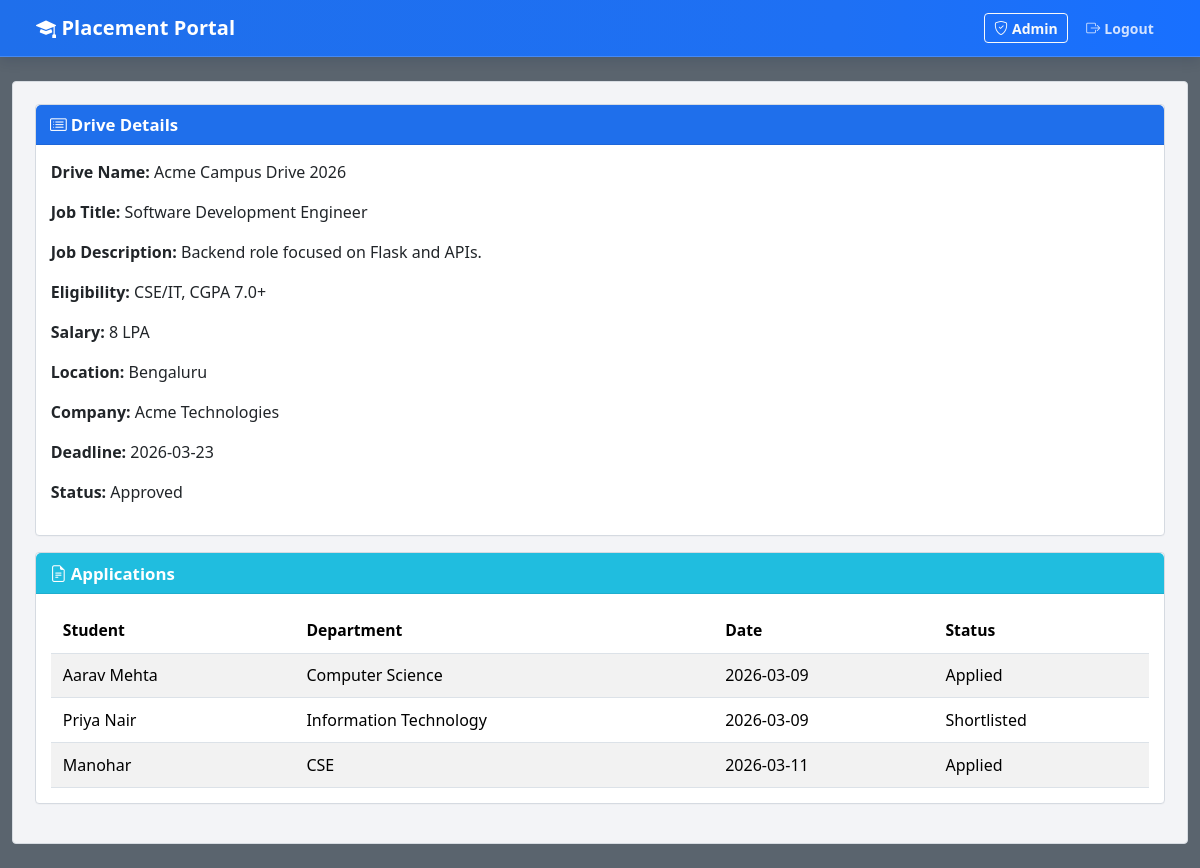
/admin/drive/1 (signed in), run on the app's committed database.
### models.py (models this page shows, shortened)
class PlacementDrive(db.Model):
    __tablename__ = "placement_drives"
    id = db.Column(db.Integer, primary_key=True)
    company_id = db.Column(db.Integer, db.ForeignKey("companies.id"), nullable=False)
    drive_name = db.Column(db.String(150), nullable=False)
    job_title = db.Column(db.String(150), nullable=False)
    job_description = db.Column(db.Text, nullable=False)
    eligibility = db.Column(db.Text, nullable=False)
    salary = db.Column(db.String(80), nullable=False)
    location = db.Column(db.String(120), nullable=False)
    application_deadline = db.Column(db.Date, nullable=False)
    status = db.Column(db.String(30), default="Pending", nullable=False)
    company = db.relationship("Company", back_populates="drives")
    applications = db.relationship("Application", back_populates="drive", cascade="all, delete-orphan")

class Company(UserMixin, db.Model):
    __tablename__ = "companies"
    id = db.Column(db.Integer, primary_key=True)
    company_name = db.Column(db.String(150), nullable=False)
    hr_contact = db.Column(db.String(120), nullable=False)
    website = db.Column(db.String(255), nullable=True)
    email = db.Column(db.String(120), unique=True, nullable=False)
    password = db.Column(db.String(255), nullable=False)
    approval_status = db.Column(db.String(30), default="Pending", nullable=False)
    is_blacklisted = db.Column(db.Boolean, default=False, nullable=False)
    drives = db.relationship("PlacementDrive", back_populates="company", cascade="all, delete-orphan")

class Application(db.Model):
    __tablename__ = "applications"
    __table_args__ = (
        db.UniqueConstraint("student_id", "drive_id", name="uq_student_drive"),
    )
    id = db.Column(db.Integer, primary_key=True)
    student_id = db.Column(db.Integer, db.ForeignKey("students.id"), nullable=False)
    drive_id = db.Column(db.Integer, db.ForeignKey("placement_drives.id"), nullable=False)
    application_date = db.Column(db.Date, nullable=False, default=date.today)
    status = db.Column(db.String(30), nullable=False, default="Applied")
    student = db.relationship("Student", back_populates="applications")
    drive = db.relationship("PlacementDrive", back_populates="applications")

class Student(UserMixin, db.Model):
    __tablename__ = "students"
    id = db.Column(db.Integer, primary_key=True)
    name = db.Column(db.String(120), nullable=False)
    email = db.Column(db.String(120), unique=True, nullable=False)
    department = db.Column(db.String(120), nullable=False)
    password = db.Column(db.String(255), nullable=False)
    resume = db.Column(db.Text, nullable=True)
    is_blacklisted = db.Column(db.Boolean, default=False, nullable=False)
    applications = db.relationship("Application", back_populates="student", cascade="all, delete-orphan")

### routes/admin_routes.py (the view)
@admin_bp.route("/drive/<int:drive_id>")
@admin_required
def drive_details(drive_id: int):
    drive = PlacementDrive.query.get_or_404(drive_id)
    return render_template("admin/drive_details.html", drive=drive)

### app.py (called while the page is built)
@login_manager.user_loader
def load_user(user_id: str):
    try:
        role, raw_id = user_id.split("-", 1)
        entity_id = int(raw_id)
    except (ValueError, AttributeError):
        return None
    if role == "admin":
        return Admin.query.get(entity_id)
    if role == "student":
        return Student.query.get(entity_id)
    if role == "company":
        return Company.query.get(entity_id)
    return None

### models.py (called while the page is built)
    @property
    def role(self) -> str:
        return "admin"

### routes/admin_routes.py (called while the page is built)
def admin_required(view_func):
    @wraps(view_func)
    @login_required
    def wrapped(*args, **kwargs):
        if current_user.role != "admin":
            abort(403)
        return view_func(*args, **kwargs)
    return wrapped

### templates/admin/drive_details.html
{% extends 'base.html' %}
{% block content %}
<div class="card section-primary mb-3">
    <div class="card-header"><i class="bi bi-card-list me-1"></i>Drive Details</div>
    <div class="card-body">
        <p><strong>Drive Name:</strong> {{ drive.drive_name }}</p>
        <p><strong>Job Title:</strong> {{ drive.job_title }}</p>
        <p><strong>Job Description:</strong> {{ drive.job_description }}</p>
        <p><strong>Eligibility:</strong> {{ drive.eligibility }}</p>
        <p><strong>Salary:</strong> {{ drive.salary }}</p>
        <p><strong>Location:</strong> {{ drive.location }}</p>
        <p><strong>Company:</strong> {{ drive.company.company_name }}</p>
        <p><strong>Deadline:</strong> {{ drive.application_deadline }}</p>
        <p><strong>Status:</strong> {{ drive.status }}</p>
    </div>
</div>
<div class="card section-sky">
    <div class="card-header"><i class="bi bi-file-earmark-text me-1"></i>Applications</div>
    <div class="card-body table-responsive">
        <table class="table table-striped align-middle">
            <thead><tr><th>Student</th><th>Department</th><th>Date</th><th>Status</th></tr></thead>
            <tbody>
            {% for app in drive.applications %}
                <tr>
                    <td>{{ app.student.name }}</td>
                    <td>{{ app.student.department }}</td>
                    <td>{{ app.application_date }}</td>
                    <td>{{ app.status }}</td>
                </tr>
            {% else %}
                <tr><td colspan="4" class="text-muted">No applications yet.</td></tr>
            {% endfor %}
            </tbody>
        </table>
    </div>
</div>
{% endblock %}

### static/css/style.css (style rules this page uses)
:root { --app-primary: #1f6feb; --app-primary-dark: #0f56d6; --app-sky: #20bddf; --app-green: #1f9d63; --app-amber: #f7c408; --app-page-bg: #5a646e; --app-panel-bg: #f3f4f7; --app-border: #d7dce2; --app-text: #1f2937; }
body { background: var(--app-page-bg); color: var(--app-text); font-family: "Segoe UI", Tahoma, Geneva, Verdana, sans-serif; }
.card { border: 1px solid #d5dae1; border-radius: 4px; box-shadow: 0 1px 0 rgba(10, 12, 16, 0.02); margin-bottom: 1.1rem; }
.card-header { font-weight: 700; border-bottom: 1px solid rgba(0, 0, 0, 0.08); font-size: 1.05rem; line-height: 1.25; padding: 0.58rem 0.9rem; }
.card-body { padding: 0.95rem 0.95rem; }
.section-primary .card-header { background: var(--app-primary); color: #fff; }
.section-sky .card-header { background: var(--app-sky); color: #fff; }
.table { margin-bottom: 0; }
.table th { white-space: nowrap; font-weight: 700; font-size: 0.98rem; }
.table td, .table th { vertical-align: middle; border-color: #dce2e8; padding: 0.62rem 0.75rem; }
.table-striped > tbody > tr:nth-of-type(odd) > * { --bs-table-accent-bg: #f9fafc; }

### data on the page
PlacementDrive: drive_name "Acme Campus Drive 2026", job_title "Software Development Engineer", job_description "Backend role focused on Flask and APIs.", eligibility "CSE/IT, CGPA 7.0+", salary "8 LPA", location "Bengaluru", application_deadline "2026-03-23", status "Approved"
Company: company.company_name "Acme Technologies"
Application: student.name "Aarav Mehta", student.department "Computer Science", application_date "2026-03-09", status "Applied"
Application: student.name "Priya Nair", student.department "Information Technology", application_date "2026-03-09", status "Shortlisted"
Application: student.name "Manohar", student.department "CSE", application_date "2026-03-11", status "Applied"
